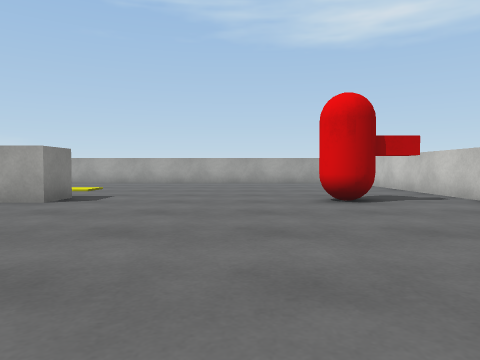
[1] (above)

16 first-person views from a walk through a scene from a Unity 3-D project. The camera is 0.61 m above the floor, tilts 2° down and sees 70° across. The floor is counted in squares, 1 m on a side. Each view is taken from the middle of a square. On the plan, view 1 faces up. The plan holds only what a view shows up to about 10 squares ahead; the rest is blank. The player character is not drawn. Surface patterns are stand-ins for the level's own textures.

[2]
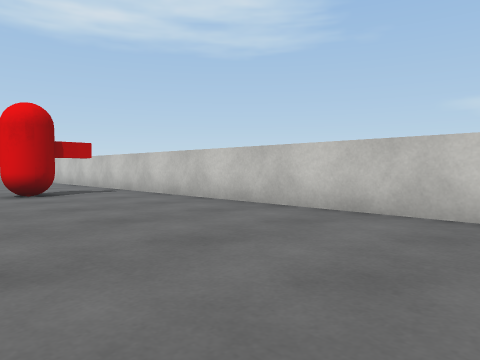

[3]
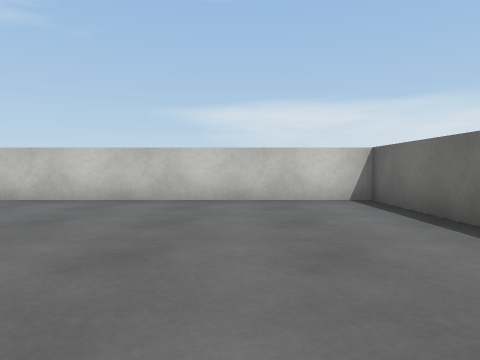

[4]
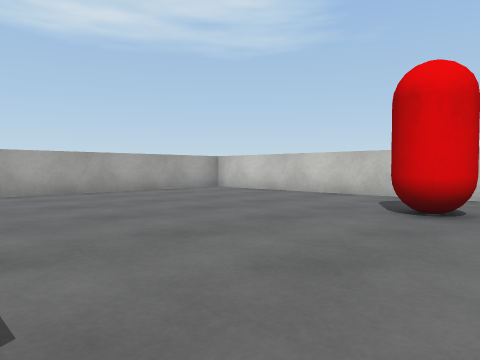

[5]
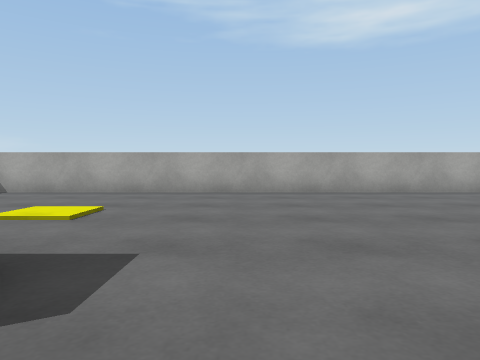

[6]
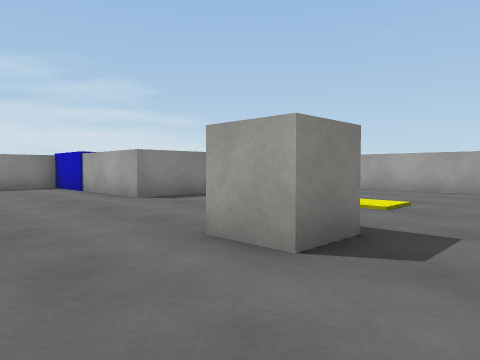

[7]
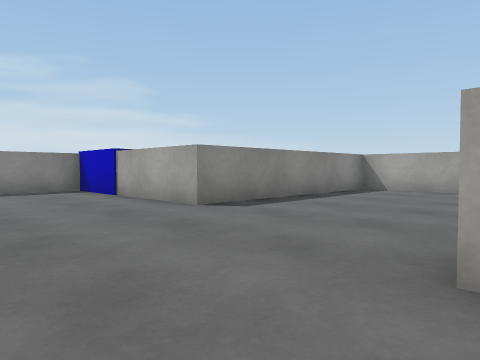

[8]
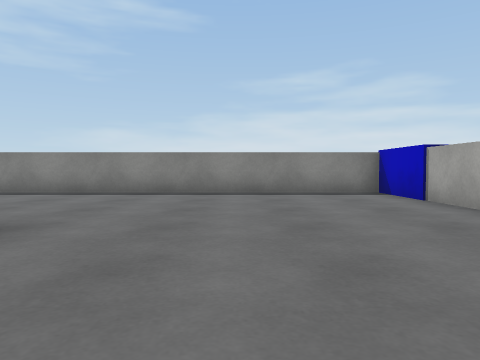

[9]
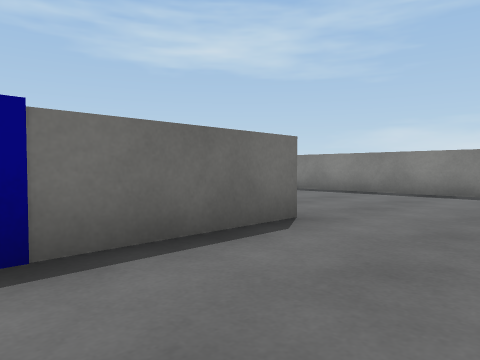

[10]
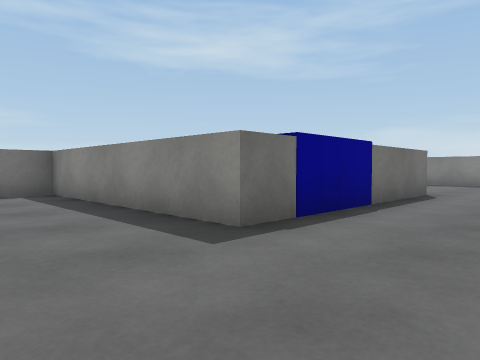

[11]
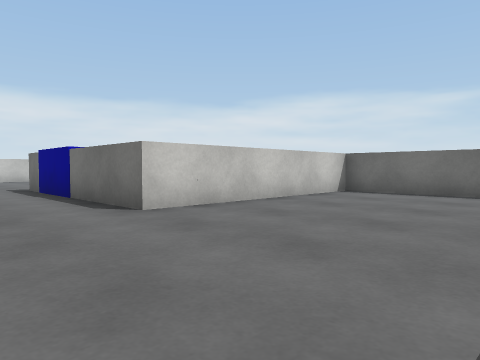

[12]
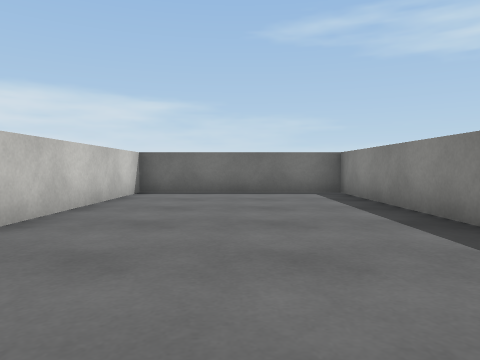

[13]
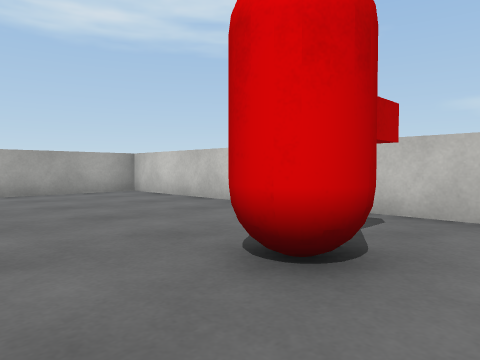

[14]
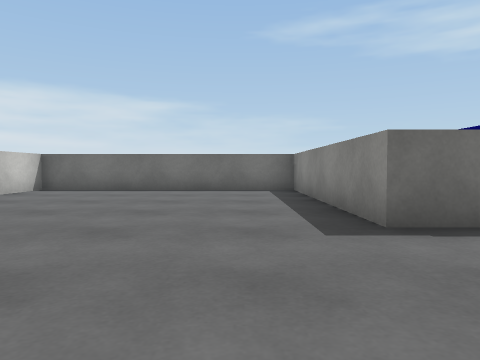

[15]
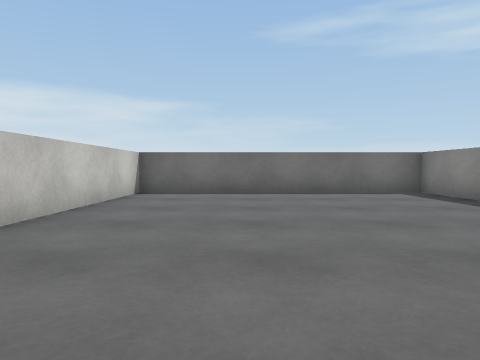

[16]
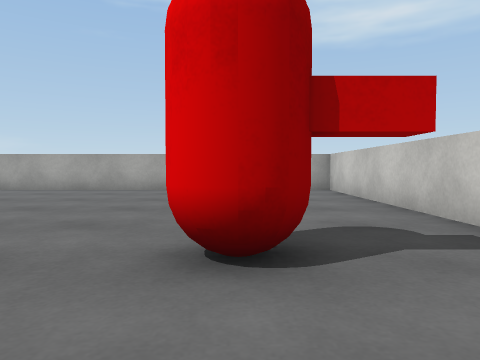

### Floor plan
Points are (right, up) in squares from view 1. A wall is a line through its corners. A room is listed if a view was taken in it or the views show most of it. See-through windows are left out.
Room 1 (views 1, 2, 3, 4, 5, 6, 7, 8, 9, 10, 11, 12, 13, 14, 15, 16)
walls: (-3.4, 7.1) (-3.4, 6) (-4.5, 6); (-3.5, 1.5) (-2.5, 1.5) (-2.5, -4.5) (4.5, -4.5) (4.5, 13.5) (-8.5, 13.5) (-8.5, 7.5) (-11.5, 7.5); (-13.5, 7.5) (-13.5, -4.5) (-8.5, -4.5) (-8.5, 1.5) (-5.5, 1.5)
objects: blue block (-13, 8) to (-12, 9); blue block (-5, 0) to (-4, 1); other object (2, 6) to (3, 6)

Where each view was taken, in squares from view 1:
view 1: 0 up, 0 right, facing up
view 2: 2 down, 0 right, facing up-right
view 3: 2 down, 2 left, facing right
view 4: 5 up, 3 left, facing up-right
view 5: 5 up, 2 left, facing up
view 6: 4 up, 2 left, facing up-left
view 7: 4 up, 4 left, facing up-left
view 8: 4 up, 5 left, facing left
view 9: 4 up, 5 left, facing down-left
view 10: 4 up, 0 right, facing down-left
view 11: 4 up, 13 left, facing down-right
view 12: 4 up, 11 left, facing down
view 13: 5 up, 0 right, facing up-right
view 14: 5 up, 1 left, facing down
view 15: 4 up, 2 right, facing down
view 16: 4 up, 2 right, facing up
